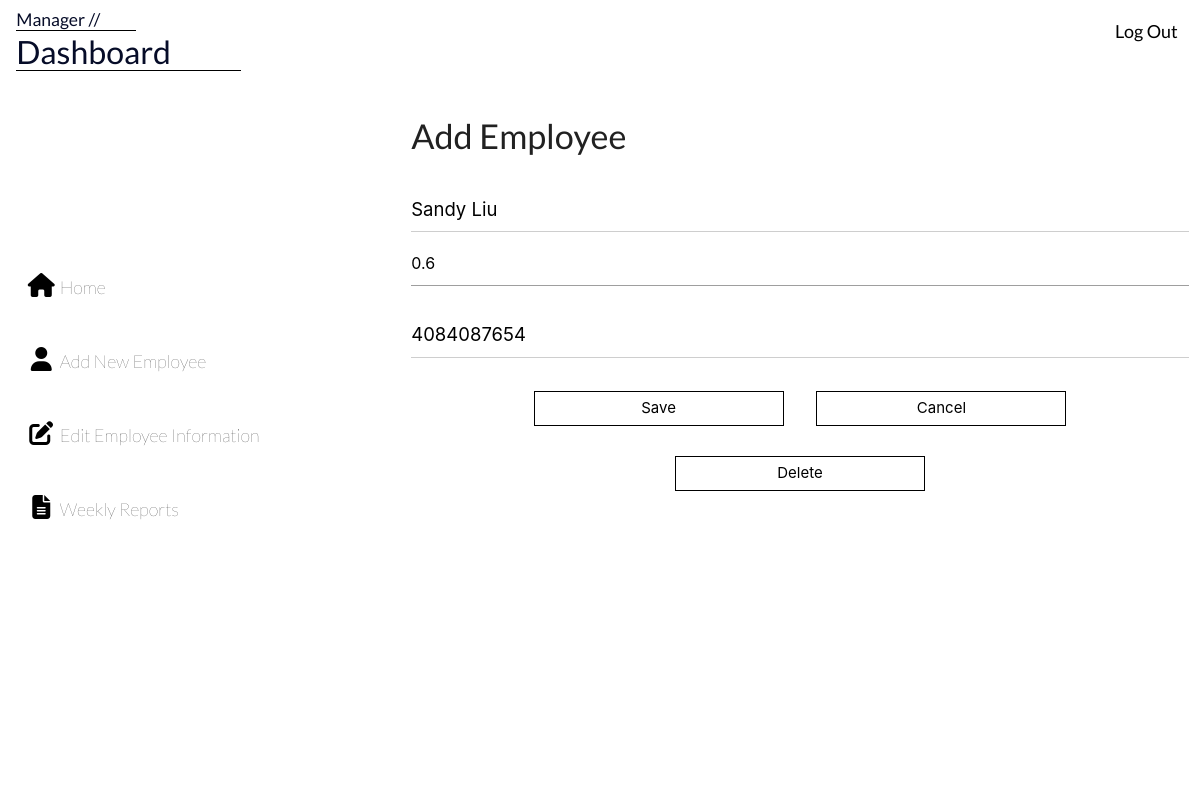
Screenshot of /manager/list/15/ (signed in) with the database file from the repository.
### Manager/models.py (models this page shows, shortened)
class Employee (models.Model):
    name = models.CharField (max_length = 100)
    point = models.FloatField()
    phone = models.CharField(max_length = 10)

### Manager/views.py (the view, shortened to what this page needs)
# urls.py: path('list/<int:id>/', update_employee_view, name = 'update_employee'),
def update_employee_view(request, id=id):
    if request.user.manager == False:
        return redirect('/employee/')
    title = 'Update Employee Information'
    employee = get_object_or_404(Employee, id=id)
    form = EmployeeForm(request.POST or None, instance = employee)
    if request.POST.get('cancel_button') == '':
        return redirect('list_employee')
    context = {
        'form':form,
        'title':title
    }
    return render(request,'employee.html', context)

### Manager/form.py
class EmployeeForm(forms.ModelForm):
    name = forms.CharField(max_length = 100, widget = forms.TextInput(attrs={
        'Class':'nameField',
        'id':'nameField',
        'placeholder': 'Name'}))
    point = forms.FloatField(widget = forms.NumberInput(attrs={
        'Class':'pointField',
        'id':'pointField',
        'placeholder': 'Point Index'}))
    phone = forms.CharField(max_length = 10, widget = forms.TextInput(attrs={
        'Class':'phoneField',
        'id':'phoneField',
        'placeholder': 'Phone Number (XXXXXXXXXX)'}))
    class Meta:
        model = Employee
        fields = "__all__"

### Login/models.py (called while the page is built)
    @property
    def is_active(self):
        return True

### Manager/templates/employee.html (shortened to what this page needs)
{% extends 'base.html' %}
{% block content %}
<head>
    {% load static %}
    <link rel = "stylesheet" type = "text/css" href = "{% static 'addemployee.css' %}">
</head>
<h4>Add Employee</h4>
<form method="POST" class="post-form">
    <div class="wrapper">
        <div class="forms">
            {{ form.name }}
            {{ form.point }}
            {{ form.phone }}
        </div>
        <div class="form-buttons center-align">
            <button type="submit" name="save_button" class="save">Save</button>
            <button type="submit" name="cancel_button" class="cancel" formnovalidate>Cancel</button>
        {% if title == "Update Employee Information" %}
            <button type="submit" name="delete_button" class="delete">Delete</button>
        {% endif %}
        </div>
    </div>
</form>
{% endblock %}

### Manager/static/base.css (style rules this page uses)
body { font-family: Lato !important; background-color: #ffffff; width: 100%; height: 100%; }

### Manager/static/addemployee.css (style rules this page uses)
body { background-color: #ffffff; }
.forms input[type="text"] { margin-top: 17.5px; font-size: 18.5px; border-bottom: 1px solid rgba(158, 158, 158, 0.5); transition: border-bottom 450ms ease; }
.forms #nameField::placeholder { color: rgba(158, 158, 158, 0.5); transition: all 450ms ease; }
.forms #pointField::placeholder { color: rgba(158, 158, 158, 0.5); transition: all 450ms ease; }
.forms #phoneField::placeholder { color: rgba(158, 158, 158, 0.5); transition: all 450ms ease; }
.form-buttons button { background: transparent; border: 1px solid black; width: 250px; height: 35px; margin: 25px 15px 5px 15px; }
.form-buttons button.save { background-color: none; transition: background-color 450ms ease; }
.form-buttons button.cancel { background-color: none; transition: background-color 450ms ease; }

### rows the page displays
Employee: name "Sandy Liu", point "0.6", phone "4084087654"
